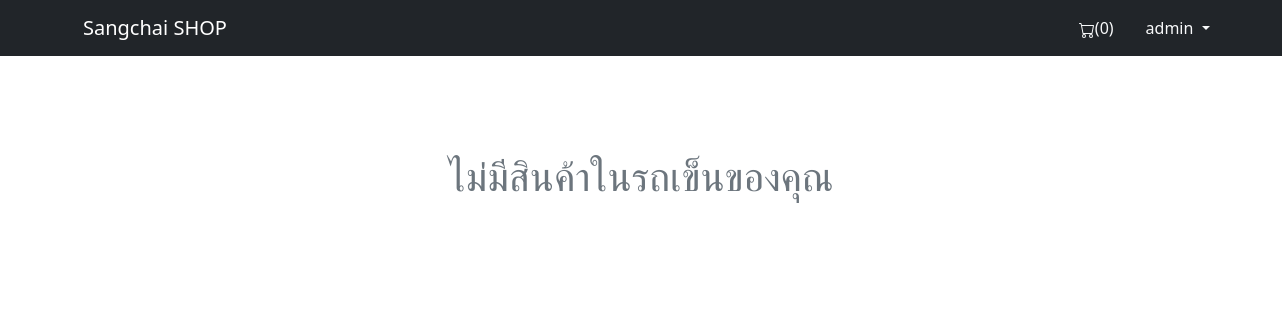
The app's page /cart.php (signed in), older data.
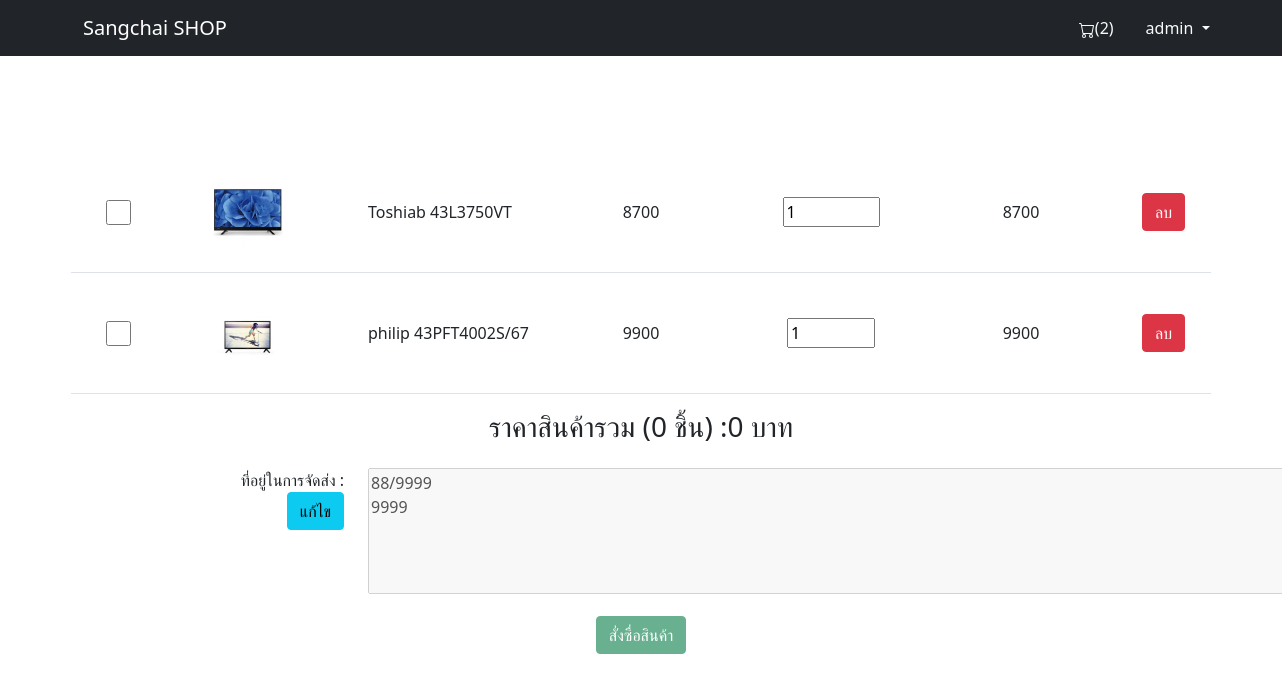
The same page, newer data.
### tables this page shows
CREATE TABLE `cartinfo` (
  `cartid` int(10) NOT NULL,
  `productid` int(10) NOT NULL,
  `count` int(10) NOT NULL
);

CREATE TABLE `product` (
  `productid` int(3) NOT NULL,
  `typeid` int(3) NOT NULL,
  `brandid` int(3) NOT NULL,
  `PDname` varchar(50) NOT NULL,
  `price` int(7) NOT NULL,
  `count` int(3) NOT NULL,
  `picture` varchar(255) NOT NULL,
  `info` varchar(8000) NOT NULL
);

CREATE TABLE `user_data` (
  `userid` int(10) NOT NULL,
  `username` varchar(50) NOT NULL,
  `name` varchar(50) NOT NULL,
  `lastname` varchar(50) NOT NULL,
  `gender` varchar(6) NOT NULL,
  `address` varchar(300) NOT NULL,
  `email` varchar(50) NOT NULL,
  `PhonNumber` int(10) NOT NULL,
  `password` varchar(40) NOT NULL,
  `identity` varchar(5) DEFAULT NULL
);

### cart.php (the view, shortened to what the changed rows need)
<?php
include('conectDB.php');
?>
<!DOCTYPE html>
<html lang="en">
<head>
    <link rel="stylesheet" href="style.css">
    <link href="https://cdn.jsdelivr.net/npm/bootstrap@5.0.0-beta3/dist/css/bootstrap.min.css" rel="stylesheet">
</head>
<body>
    <nav class="navbar navbar-expand-lg navbar-dark bg-dark justify-content-between flex-nowrap flex-row">
        <div class="container">
            <div class="row">
                <div class=" col-lg-6 d-flex justify-content-end p-0">
                    <?php if (isset($_SESSION['userid'])) {
                        $usid = $_SESSION['userid'];
                        $sqlcart = "SELECT * FROM cart WHERE userid=$usid";
                        $re = mysqli_query($conect, $sqlcart);
                        if (mysqli_num_rows($re) == 1) {
                            $rowcart = mysqli_fetch_array($re);
                            $cartid = $rowcart['cartid'];
                            $sqlcart = "SELECT * FROM cartINFO WHERE cartid=$cartid";
                            $re = mysqli_query($conect, $sqlcart);
                            $countcart = 0;
                            while ($rowcart = mysqli_fetch_array($re)) {
                                $countcart += $rowcart['count'];
                            }
                        } else {
                            $countcart = 0;
                        }
                    } else {
                        $countcart = 0;
                    }
                    ?>
                    <a href="cart.php" class="nav-link text-light">(<label id="cart"><?php echo $countcart; ?></label>)</a>
                </div>
            </div>
        </div>
    </nav>
    <div class="mt-5 pt-5 container">
        <?php
        $userid = $_SESSION['userid'];
        $sql = "SELECT * FROM cart WHERE userid=$userid";
        $cartID = mysqli_query($conect, $sql);
        ?>
        <?php if (mysqli_num_rows($cartID) == 1) :
        ?>
            <?php $cartID = mysqli_fetch_array($cartID);
            $cartID = $cartID['cartid'];
            $sql = "SELECT * FROM cartINFO WHERE cartid=$cartID";
            $cart = mysqli_query($conect, $sql);
            ?>
            <?php if (mysqli_num_rows($cart) > 0) : ?>
                <?php $Cwhile = 0; ?>
                <div id="table">
                    <?php while ($rowcart = mysqli_fetch_array($cart)) { ?>
                        <?php $PDid = $rowcart['productid'];
                        $sql = "SELECT * FROM product WHERE productid=$PDid";
                        $product = mysqli_query($conect, $sql); ?>
                        <?php $rowProduct = mysqli_fetch_array($product); ?>
                        <div class="row border-bottom">
                            <div class="col-md-1 d-flex justify-content-center align-items-center">
                                <input class="chekbox largerCheckbox" type="checkbox" value="<?php echo $rowProduct['productid'] ?>" onchange="enableOrderbtn()" />
                            </div>
                            <div class="col-md-2">
                                <div class="frampiccart">
                                    <?php if (is_null($rowProduct['picture']) || $rowProduct['picture'] == "") {
                                        $imgurl = "ไม่มีภาพ";
                                        echo $imgurl;
                                    } else {
                                        $imgurl = 'productPic/' . $rowProduct['picture'];
                                    } ?>
                                    <img src="<?php echo $imgurl; ?>" class="picincart" alt="<?php echo $rowProduct['productid'] ?>" id="pdid<?php echo $Cwhile ?>">
                                </div>
                            </div>
                            <div class="col-md-2 d-flex justify-content-start align-items-center">
                                <label class="PDnamecart"><?php echo $rowProduct['PDname'] ?></label>
                            </div>
                            <div class="col-md-2 d-flex justify-content-center align-items-center">
                                <label class="PDpricecart"><?php echo $rowProduct['price'] ?></label>
                            </div>
                            <div class="col-md-2 d-flex justify-content-center align-items-center">
                                <input type="number" min="1" maxlength="3" max="<?php echo $rowProduct['count'] ?>" value="<?php echo $rowcart['count'] ?>" id="count<?php echo $Cwhile ?>" onfocus="savecurrentcount(this)" onfocusout="chek_null(this,<?php echo $Cwhile ?>,<?php echo $cartID ?>,<?php echo $rowcart['productid'] ?>)" oninput="C_chek_and_saveDB(this,'<?php echo $rowcart['productid']; ?>',<?php echo $rowcart['cartid'] ?>,<?php echo $Cwhile ?>,<?php echo $rowProduct['count'] ?>)" onkeyup="sumorder()" onclick="sumorder()">
                            </div>
                            <div class="col-md-2 d-flex justify-content-center align-items-center">
                                <label class="pricesum" id="sumPD<?php echo $Cwhile ?>"><?php echo (($rowProduct['price']) * ($rowcart['count'])); ?></label></td>
                            </div>
                            <div class="col-md-1 d-flex justify-content-center align-items-center">
                                <a href="delPd_InCart.php?cartid=<?php echo $rowcart['cartid'] ?>&productid=<?php echo $rowcart['productid'] ?>"><button class="btn btn-danger">ลบ</button></a>
                            </div>
                        </div>
                        <?php $Cwhile += 1; ?>
                    <?php } ?>
                </div>
                <div class="mt-3 d-flex justify-content-center">
                    <h3 id="txt1">ราคาสินค้ารวม (0 ชิ้น) : </h3>
                    <h3 id="sumorder">0 บาท</h3>
                </div>
                <div class="mt-3">
                    <div class="row">
                        <div class="col-md-3 ">
                            <label for="" class="d-flex justify-content-end">ที่อยู่ในการจัดส่ง : </label>
                            <div class="d-flex justify-content-end">
                                <button onclick="editAddressON()" id="editbtn" class="btn btn-info">แก้ไข</button>
                            </div>
                        </div>
                        <div class="col-md-9">
                            <?php $sql = "SELECT address FROM user_data WHERE userid=$userid";
                            $address = mysqli_query($conect, $sql);
                            $address = mysqli_fetch_array($address);
                            ?>
                            <textarea id="address" cols="100" rows="5" disabled><?php echo $address['address'] ?></textarea>
                        </div>
                    </div>
                </div>
                <div class="mt-3 d-flex justify-content-center">
                    <button class="btn btn-success" id="buyorderbtn" onclick="submitorder()" disabled>สั่งซื่อสินค้า</button>
                </div>
            <?php else : ?>
                <div class="d-flex justify-content-center text-secondary">
                    <h1 class="emcartP">ไม่มีสินค้าในรถเข็นของคุณ</h1>
                </div>
            <?php endif ?>
        <?php else : ?>
            <div class="d-flex justify-content-center text-secondary">
                <h1 class="emcartP">ไม่มีสินค้าในรถเข็นของคุณ</h1>
            </div>
        <?php endif ?>
    </div>
</body>
</html>

Row changes from the older to the newer data that the page shows:
added cartinfo: productid.picture (picture), productid.PDname "Toshiab 43L3750VT", productid.price "8700", count "1", ($rowProduct['price'])*($rowcart['count']) "8700"
added cartinfo: productid.picture (picture), productid.PDname "philip 43PFT4002S/67", productid.price "9900", count "1", ($rowProduct['price'])*($rowcart['count']) "9900"
now on this page (row unchanged): user_data: address "88/9999 9999"
Text that changed along with them:
$countcart: "0" → "2"
text no longer shown: "ไม่มีสินค้าในรถเข็นของคุณ"
text now shown: "ราคาสินค้ารวม (0 ชิ้น) : 0 บาท ที่อยู่ในการจัดส่ง : แก้ไข สั่งซื่อสินค้า"
